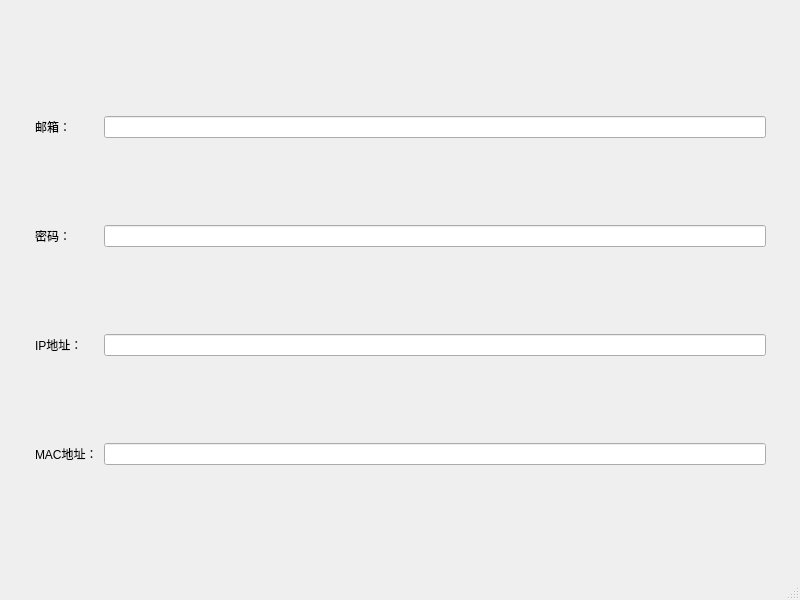
<?xml version="1.0" encoding="UTF-8"?>
<ui version="4.0">
 <class>MainWindow</class>
 <widget class="QMainWindow" name="MainWindow">
  <property name="geometry">
   <rect>
    <x>0</x>
    <y>0</y>
    <width>800</width>
    <height>600</height>
   </rect>
  </property>
  <property name="windowTitle">
   <string>MainWindow</string>
  </property>
  <widget class="QWidget" name="centralwidget">
   <widget class="QWidget" name="gridLayoutWidget">
    <property name="geometry">
     <rect>
      <x>30</x>
      <y>30</y>
      <width>741</width>
      <height>521</height>
     </rect>
    </property>
    <layout class="QGridLayout" name="gridLayout">
     <property name="leftMargin">
      <number>5</number>
     </property>
     <property name="topMargin">
      <number>5</number>
     </property>
     <property name="rightMargin">
      <number>5</number>
     </property>
     <property name="bottomMargin">
      <number>5</number>
     </property>
     <item row="0" column="1">
      <widget class="QLineEdit" name="email_edit"/>
     </item>
     <item row="1" column="1">
      <widget class="QLineEdit" name="pwd_edit"/>
     </item>
     <item row="0" column="0">
      <widget class="QLabel" name="email_label">
       <property name="text">
        <string>邮箱：</string>
       </property>
      </widget>
     </item>
     <item row="2" column="1">
      <widget class="QLineEdit" name="ip_edit"/>
     </item>
     <item row="1" column="0">
      <widget class="QLabel" name="pwd_label">
       <property name="text">
        <string>密码：</string>
       </property>
      </widget>
     </item>
     <item row="2" column="0">
      <widget class="QLabel" name="ip_label">
       <property name="text">
        <string>IP地址：</string>
       </property>
      </widget>
     </item>
     <item row="3" column="0">
      <widget class="QLabel" name="mac_label">
       <property name="text">
        <string>MAC地址：</string>
       </property>
      </widget>
     </item>
     <item row="3" column="1">
      <widget class="QLineEdit" name="mac_edit"/>
     </item>
    </layout>
   </widget>
  </widget>
  <widget class="QMenuBar" name="menubar">
   <property name="geometry">
    <rect>
     <x>0</x>
     <y>0</y>
     <width>800</width>
     <height>21</height>
    </rect>
   </property>
  </widget>
  <widget class="QStatusBar" name="statusbar"/>
 </widget>
 <resources/>
 <connections/>
</ui>
